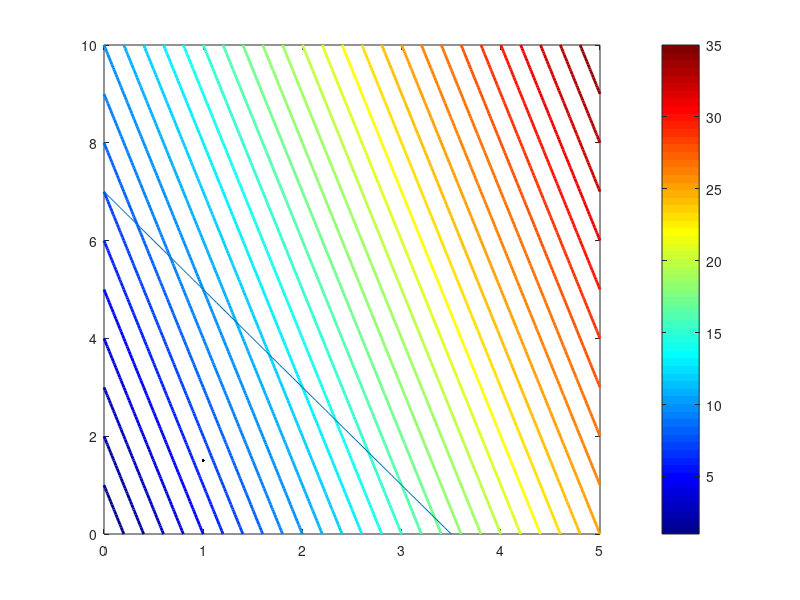

MATLAB code to generate this figure:
clear
clc
close all

% Want to solve
% min f(x) = g'x
% s.t.
% A'x = b
% x >= 0

A = [2 1];
b = [7];

g = [5;1];

f = @(x) g'*x;

x0 = [4;5];

xout = linprog(g,[],[],A,b,[0;0],[]);

disp("linprog:")
disp(xout)

%%

% Feasible starting point
x0 = [4;5];
y0 = [];
z0 = [1;1];
s0 = [1;1];

maxIter = 100;
tol = 10^-6;



%% Plot

N = 150;

x1start = 0;
x1end = 5;
x2start = 0;
x2end = 10;

x1 = x1start:(x1end-x1start)/N:x1end;
x2 = x2start:(x2end-x2start)/N:x2end;

[X1,X2] = meshgrid(x1,x2);

falt = @(x1,x2) g'*[x1;x2];

F = reshape(arrayfun(falt,X1(:),X2(:)),length(x1),length(x2));

v = -50:1:50;

% Inequalities
c1 = @(xx1,xx2) A*[xx1;xx2]==b;

C1 = reshape(arrayfun(c1,X1(:),X2(:)),length(x1),length(x2));

colormap jet
contour(X1,X2,F,v,'linewidth',2, 'HandleVisibility','off');
colorbar

hold on

plot(X1(C1),X2(C1),'-',LineWidth=1.5,Color='k')

% plot(XIP(1,:),XIP(2,:),'-o','color','r','MarkerSize',3,'MarkerFaceColor','r','linewidth',1.5)
% plot(XIPPC(1,:),XIPPC(2,:),'-o','color','b','MarkerSize',3,'MarkerFaceColor','b','linewidth',1.5)
% plot(XAS(1,:),XAS(2,:),'-o','color','m','MarkerSize',3,'MarkerFaceColor','m','linewidth',1.5)
% legend("Interior point w.o. corrector","Interior point w. corrector","Active set",Location="southwest")